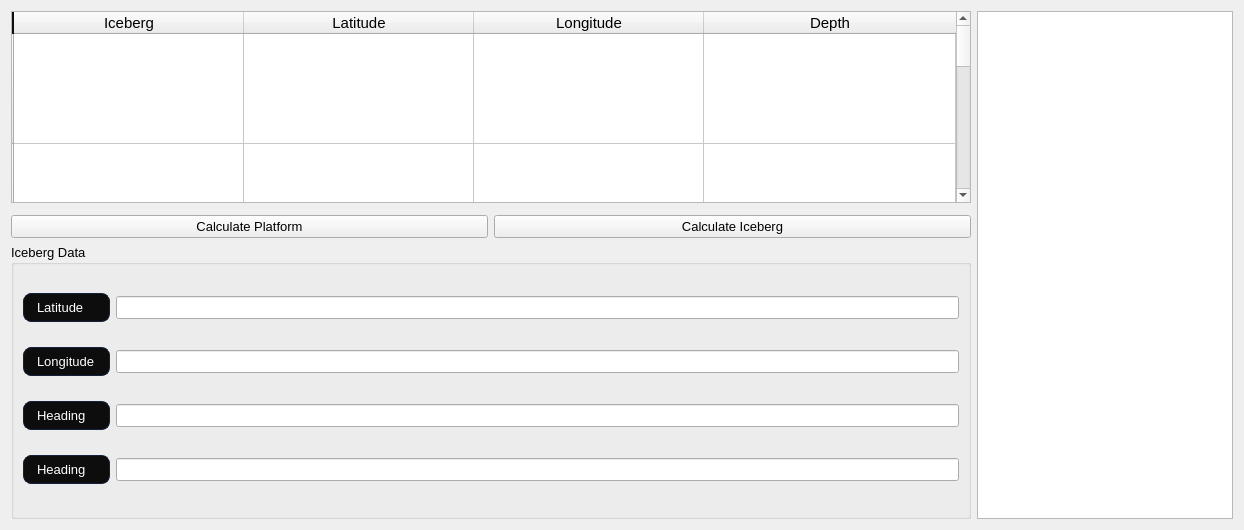
      <widget class="QWidget" name="IS">
       <property name="font">
        <font>
         <family>Segoe UI</family>
         <pointsize>10</pointsize>
        </font>
       </property>
       <attribute name="icon">
        <iconset resource="../../../../Downloads.M/Images/Icons/Icone.qrc">
         <normaloff>:/Icon_Png/Icon_Png/iceberg.png</normaloff>:/Icon_Png/Icon_Png/iceberg.png</iconset>
       </attribute>
       <attribute name="title">
        <string>Iceberg Simulation</string>
       </attribute>
       <layout class="QGridLayout" name="gridLayout_5">
        <item row="0" column="3" rowspan="4">
         <widget class="QGraphicsView" name="IcebergMap"/>
        </item>
        <item row="2" column="0">
         <widget class="QPushButton" name="Cal_Platfor">
          <property name="font">
           <font>
            <family>Segoe UI</family>
            <pointsize>10</pointsize>
           </font>
          </property>
          <property name="text">
           <string>Calculate Platform</string>
          </property>
          <property name="icon">
           <iconset resource="../../../../Downloads.M/Images/Icons/Icone.qrc">
            <normaloff>:/Icon_Png/Icon_Png/calculator.png</normaloff>:/Icon_Png/Icon_Png/calculator.png</iconset>
          </property>
         </widget>
        </item>
        <item row="3" column="0" colspan="2">
         <widget class="QGroupBox" name="groupBox">
          <property name="minimumSize">
           <size>
            <width>0</width>
            <height>275</height>
           </size>
          </property>
          <property name="title">
           <string>Iceberg Data</string>
          </property>
          <layout class="QGridLayout" name="gridLayout_6">
           <item row="3" column="0">
            <widget class="QLabel" name="Heading_L">
             <property name="font">
              <font>
               <family>Segoe UI</family>
               <pointsize>10</pointsize>
              </font>
             </property>
             <property name="styleSheet">
              <string notr="true">QLabel {
    background-color: #0D0D0D;
    color: #FFFFFF;

    border: 1px solid #14213D;
    border-radius: 8px;

    padding: 6px 10px;
}</string>
             </property>
             <property name="text">
              <string>Heading</string>
             </property>
            </widget>
           </item>
           <item row="2" column="1">
            <widget class="QLineEdit" name="Heading_Line">
             <property name="font">
              <font>
               <family>Segoe UI</family>
               <pointsize>10</pointsize>
              </font>
             </property>
            </widget>
           </item>
           <item row="3" column="1">
            <widget class="QLineEdit" name="Heading_Line_L">
             <property name="font">
              <font>
               <family>Segoe UI</family>
               <pointsize>10</pointsize>
              </font>
             </property>
            </widget>
           </item>
           <item row="0" column="0">
            <widget class="QLabel" name="Latitude">
             <property name="font">
              <font>
               <family>Segoe UI</family>
               <pointsize>10</pointsize>
              </font>
             </property>
             <property name="styleSheet">
              <string notr="true">QLabel {
    background-color: #0D0D0D;
    color: #FFFFFF;

    border: 1px solid #14213D;
    border-radius: 8px;

    padding: 6px 10px;
}</string>
             </property>
             <property name="text">
              <string>Latitude</string>
             </property>
            </widget>
           </item>
           <item row="1" column="0">
            <widget class="QLabel" name="Longitude">
             <property name="font">
              <font>
               <family>Segoe UI</family>
               <pointsize>10</pointsize>
              </font>
             </property>
             <property name="styleSheet">
              <string notr="true">QLabel {
    background-color: #0D0D0D;
    color: #FFFFFF;

    border: 1px solid #14213D;
    border-radius: 8px;

    padding: 6px 10px;
}</string>
             </property>
             <property name="text">
              <string>Longitude</string>
             </property>
            </widget>
           </item>
           <item row="0" column="1">
            <widget class="QLineEdit" name="Latitude_Line">
             <property name="font">
              <font>
               <family>Segoe UI</family>
               <pointsize>10</pointsize>
              </font>
             </property>
            </widget>
           </item>
           <item row="2" column="0">
            <widget class="QLabel" name="Heading_U">
             <property name="font">
              <font>
               <family>Segoe UI</family>
               <pointsize>10</pointsize>
              </font>
             </property>
             <property name="styleSheet">
              <string notr="true">QLabel {
    background-color: #0D0D0D;
    color: #FFFFFF;

    border: 1px solid #14213D;
    border-radius: 8px;

    padding: 6px 10px;
}</string>
             </property>
             <property name="text">
              <string>Heading</string>
             </property>
            </widget>
           </item>
           <item row="1" column="1">
            <widget class="QLineEdit" name="Longitude_Line">
             <property name="font">
              <font>
               <family>Segoe UI</family>
               <pointsize>10</pointsize>
              </font>
             </property>
            </widget>
           </item>
          </layout>
         </widget>
        </item>
        <item row="0" column="0" colspan="2">
         <widget class="QTableWidget" name="Iceberg_Table">
          <property name="minimumSize">
           <size>
            <width>960</width>
            <height>160</height>
           </size>
          </property>
          <property name="maximumSize">
           <size>
            <width>0</width>
            <height>16777215</height>
           </size>
          </property>
          <property name="font">
           <font>
            <family>Segoe UI</family>
            <pointsize>11</pointsize>
           </font>
          </property>
          <property name="styleSheet">
           <string notr="true">/* =========================================================
   TOP-LEFT CORNER
   Removes the ugly square between row/column headers
   ========================================================= */

QTableCornerButton::section {
    background-color: #0d0d0d;

    border: none;
}</string>
          </property>
          <property name="editTriggers">
           <set>QAbstractItemView::NoEditTriggers</set>
          </property>
          <property name="showDropIndicator" stdset="0">
           <bool>false</bool>
          </property>
          <property name="dragDropOverwriteMode">
           <bool>false</bool>
          </property>
          <property name="showGrid">
           <bool>true</bool>
          </property>
          <property name="gridStyle">
           <enum>Qt::SolidLine</enum>
          </property>
          <property name="sortingEnabled">
           <bool>false</bool>
          </property>
          <property name="cornerButtonEnabled">
           <bool>true</bool>
          </property>
          <property name="columnCount">
           <number>4</number>
          </property>
          <attribute name="horizontalHeaderDefaultSectionSize">
           <number>230</number>
          </attribute>
          <attribute name="horizontalHeaderStretchLastSection">
           <bool>true</bool>
          </attribute>
          <attribute name="verticalHeaderCascadingSectionResizes">
           <bool>false</bool>
          </attribute>
          <attribute name="verticalHeaderMinimumSectionSize">
           <number>110</number>
          </attribute>
          <attribute name="verticalHeaderShowSortIndicator" stdset="0">
           <bool>true</bool>
          </attribute>
          <attribute name="verticalHeaderStretchLastSection">
           <bool>true</bool>
          </attribute>
          <row>
           <property name="text">
            <string/>
           </property>
          </row>
          <row>
           <property name="text">
            <string/>
           </property>
          </row>
          <row>
           <property name="text">
            <string/>
           </property>
          </row>
          <row>
           <property name="text">
            <string/>
           </property>
          </row>
          <column>
           <property name="text">
            <string>Iceberg</string>
           </property>
           <property name="icon">
            <iconset resource="../../../../Downloads.M/Images/Icons/Icone.qrc">
             <normaloff>:/Icon_Png/Icon_Png/iceberg.png</normaloff>:/Icon_Png/Icon_Png/iceberg.png</iconset>
           </property>
          </column>
          <column>
           <property name="text">
            <string>Latitude</string>
           </property>
           <property name="icon">
            <iconset resource="../../../../Downloads.M/Images/Icons/Icone.qrc">
             <normaloff>:/Icon_Png/Icon_Png/equator.png</normaloff>:/Icon_Png/Icon_Png/equator.png</iconset>
           </property>
          </column>
          <column>
           <property name="text">
            <string>Longitude</string>
           </property>
           <property name="icon">
            <iconset resource="../../../../Downloads.M/Images/Icons/Icone.qrc">
             <normaloff>:/Icon_Png/Icon_Png/longitude.png</normaloff>:/Icon_Png/Icon_Png/longitude.png</iconset>
           </property>
          </column>
          <column>
           <property name="text">
            <string>Depth</string>
           </property>
           <property name="icon">
            <iconset resource="../../../../Downloads.M/Images/Icons/Icone.qrc">
             <normaloff>:/Icon_Png/Icon_Png/depth.png</normaloff>:/Icon_Png/Icon_Png/depth.png</iconset>
           </property>
          </column>
         </widget>
        </item>
        <item row="2" column="1">
         <widget class="QPushButton" name="Cal_Iceberg">
          <property name="font">
           <font>
            <family>Segoe UI</family>
            <pointsize>10</pointsize>
           </font>
          </property>
          <property name="text">
           <string>Calculate Iceberg</string>
          </property>
          <property name="icon">
           <iconset resource="../../../../Downloads.M/Images/Icons/Icone.qrc">
            <normaloff>:/Icon_Png/Icon_Png/calculator.png</normaloff>:/Icon_Png/Icon_Png/calculator.png</iconset>
          </property>
         </widget>
        </item>
       </layout>
      </widget>
